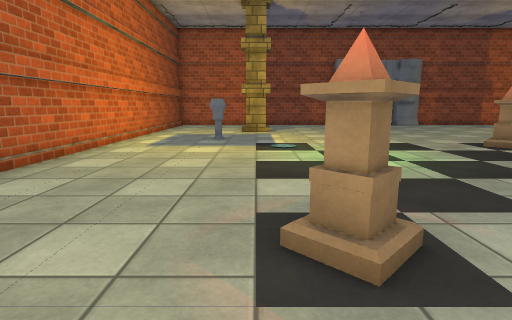
view 1 (above)

16 first-person views from a walk through a scene from a Unity 3-D project. The camera is 1.2 m above the floor, tilts 10° down and sees 80° across. The floor is counted in squares, 1 m on a side. Each view is taken from the middle of a square. On the plan, view 1 faces up. The plan holds only what a view shows up to about 13 squares ahead; the rest is blank. The player is left out. Some animated figures are left out. Some surface patterns are stand-ins.

view 2
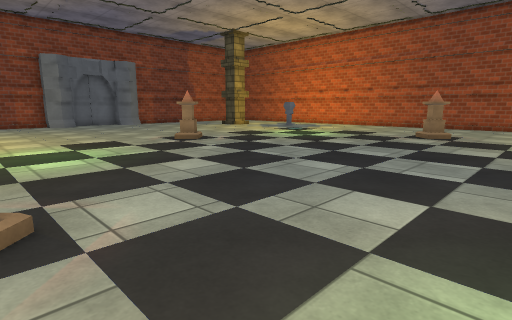

view 3
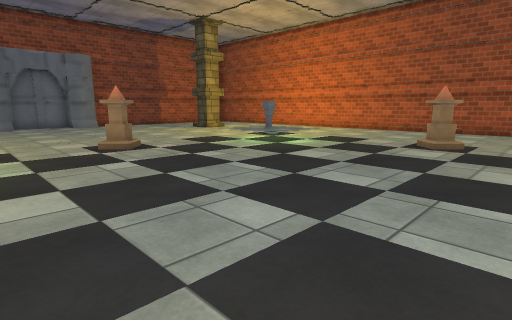

view 4
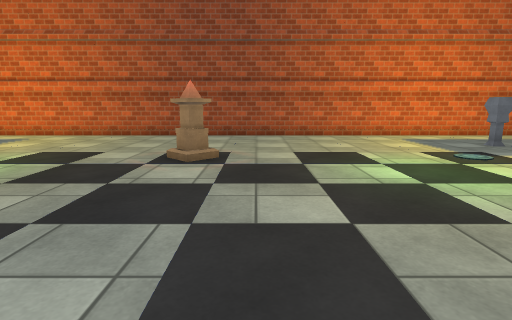

view 5
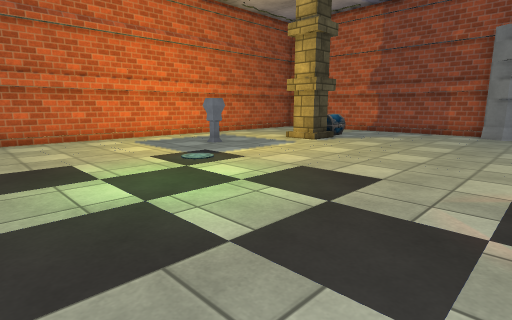

view 6
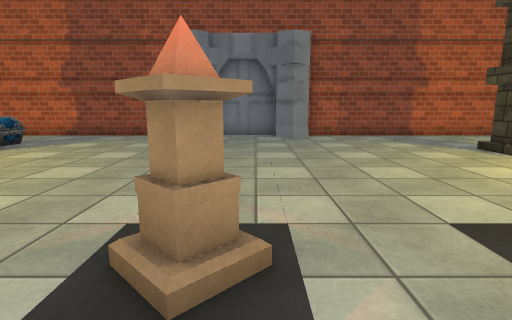

view 7
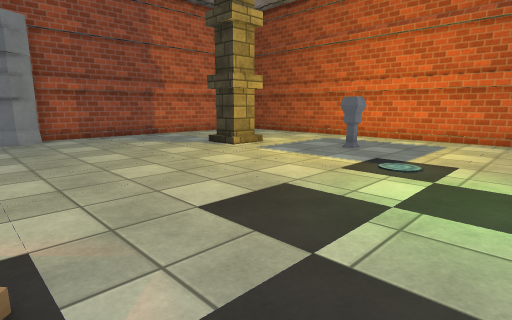

view 8
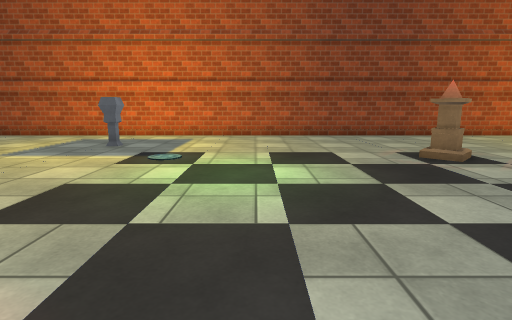

view 9
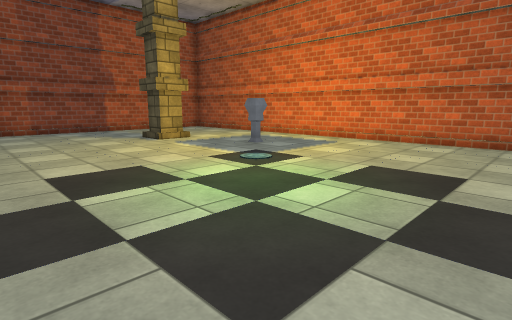

view 10
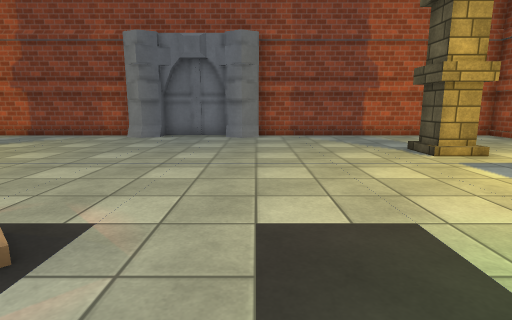

view 11
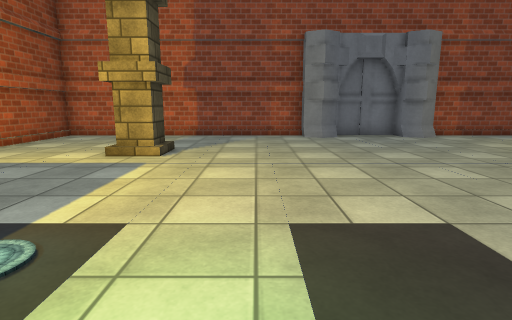

view 12
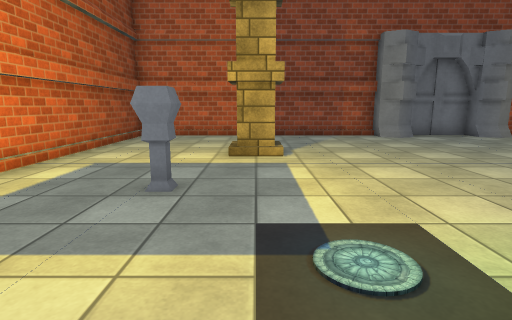

view 13
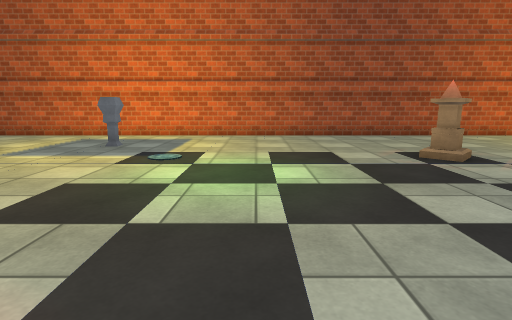

view 14
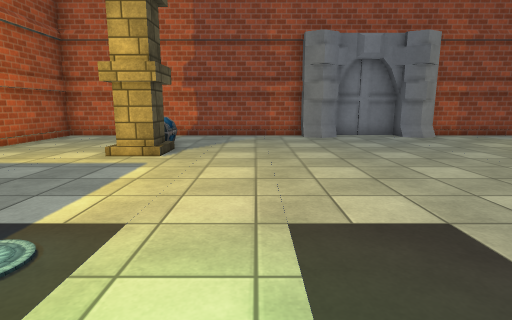

view 15
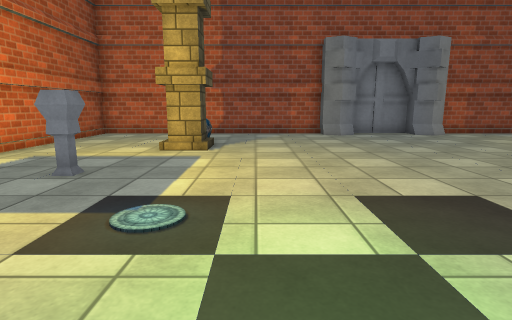

view 16
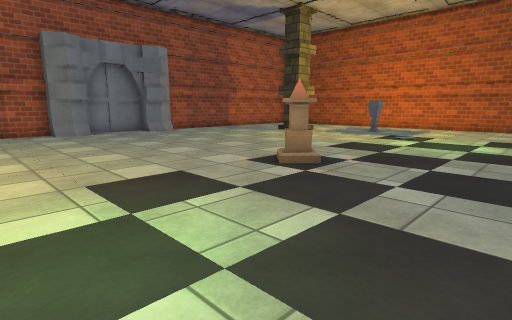

### Floor plan
Points are (right, up) in squares from view 1. A wall is a line through its corners. A room is listed if a view was taken in it or the views show most of it. See-through windows are left out.
Room 1 (views 1, 2, 3, 4, 5, 6, 7, 8, 9, 10, 11, 12, 13, 14, 15, 16)
walls: (5, 19.9) (-4.9, 19.9); (10, -14.9) (19.9, -14.9); (17, 19.9) (10.1, 19.9); (-3, -14.9) (4.9, -14.9); (-4.9, 19.7) (-4.9, -12.9); (19.9, -14.7) (19.9, 19.9) (19.3, 19.9)
low walls: (-4.7, 5.4) (-4.7, -7.9); (-4.7, 9.4) (-4.7, 5.5); (-4.7, -8.1) (-4.7, -12.6); (19.7, 13.1) (19.7, 17.6); (5, 19.7) (-4.9, 19.7); (-4.7, 15.4) (-4.7, 12.5); (19.7, -8.7) (19.7, 12.8); (10, -14.7) (16.6, -14.7); (19.7, -10.4) (19.7, -8.9); (-4.7, 17.4) (-4.7, 15.5); (-4.7, 18.4) (-4.7, 17.5); (16.9, 19.7) (10.1, 19.7); (19.7, -12.4) (19.7, -10.5); (-2.9, -14.7) (4.9, -14.7); (17.8, -14.7) (19.9, -14.7); (19.7, -14.4) (19.7, -12.5)
objects: other object (-2, -7) to (-1, -6); other object (-2, 11) to (-1, 12); pillar (0, -10); pillar (0, 15); other object (1, 2) to (1, 3); other object (6, 20) to (8, 20); other object (7, -15) to (8, -15); other object (7, -4) to (8, -4); other object (7, 9) to (8, 9); other object (14, 2) to (14, 3); chest (15, -12) to (15, -11); pillar (15, -10); pillar (15, 15); other object (16, -7) to (17, -6); other object (16, 11) to (17, 12)

Positions as (right, up) in squares from view 1, and headings:
1: (0, 0), facing up
2: (1, -1), facing up-right
3: (4, 0), facing up-right
4: (7, 1), facing right
5: (8, 0), facing down-right
6: (7, -2), facing down
7: (7, -2), facing down-left
8: (8, -2), facing left
9: (9, 4), facing up-right
10: (10, 7), facing up
11: (3, 7), facing up
12: (0, 7), facing up
13: (7, 7), facing right
14: (12, -2), facing down
15: (13, -1), facing down
16: (13, 0), facing down-left
